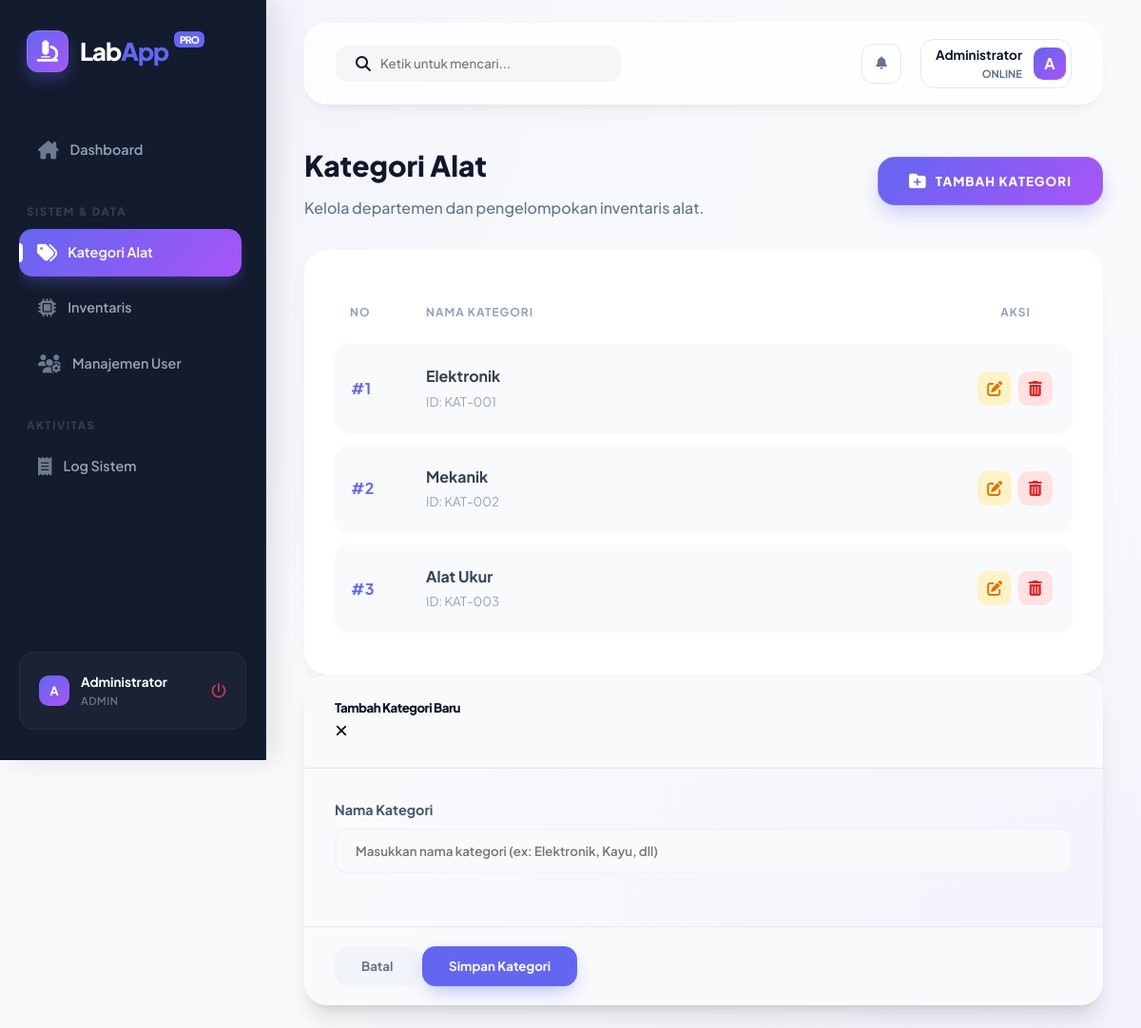
The app's page /public/kategori (signed in) with its own data.
### tables this page shows
CREATE TABLE `kategori` (
  `id_kategori` int(11) NOT NULL AUTO_INCREMENT,
  `nama_kategori` varchar(50) NOT NULL,
  PRIMARY KEY (`id_kategori`)
);

### app/core/Controller.php (called while the page is built, shortened)
<?php
class Controller {
    public function view($view, $data = []) {
        require_once '../app/views/' . $view . '.php';
    }
    public function model($model) {
        return new $model;
    }
}

### app/controllers/Kategori.php (called while the page is built, shortened)
<?php
class Kategori extends Controller {
    public function index() {
        $data['judul'] = 'Daftar Kategori';
        $data['kategori'] = $this->model('Kategori_model')->getAllKategori();
        $this->view('kategori/index', $data);
    }
}

### app/core/App.php (called while the page is built, shortened)
<?php
class App {
    protected $method = 'index';
    protected $params = [];
    public function __construct() {
        $this->controller = new $this->controller;
        call_user_func_array([$this->controller, $this->method], $this->params);
    }
}

### public/index.php (called while the page is built, shortened)
<?php
$app = new App;

### app/core/Database.php (called while the page is built, shortened)
<?php
class Database {
    private $host = DB_HOST;
    private $user = DB_USER;
    private $pass = DB_PASS;
    private $db_name = DB_NAME;
    private $dbh;
    private $stmt;
    public function __construct() {
        $dsn = 'mysql:host=' . $this->host . ';dbname=' . $this->db_name;
        $option = [
            PDO::ATTR_PERSISTENT => true,
            PDO::ATTR_ERRMODE => PDO::ERRMODE_EXCEPTION
        ];
        try {
            $this->dbh = new PDO($dsn, $this->user, $this->pass, $option);
        } catch(PDOException $e) {
            die($e->getMessage());
        }
    }
    public function query($query) {
        $this->stmt = $this->dbh->prepare($query);
    }
    public function execute() {
        $this->stmt->execute();
    }
    public function resultSet() {
        $this->execute();
        return $this->stmt->fetchAll(PDO::FETCH_ASSOC);
    }
}

### app/models/Kategori_model.php (called while the page is built, shortened)
<?php
class Kategori_model {
    private $table = 'kategori';
    private $db;
    public function __construct() {
        $this->db = new Database;
    }
    public function getAllKategori() {
        $this->db->query('SELECT * FROM ' . $this->table);
        return $this->db->resultSet();
    }
}

### app/views/kategori/index.php (the view, shortened to what this page needs)
<div style="display: flex; justify-content: space-between; align-items: center; margin-bottom: 2rem;">
    <div>
        <h1 style="font-size: 1.875rem; font-weight: 800; color: var(--dark); margin-bottom: 0.5rem;">Kategori Alat</h1>
        <p style="color: #64748b; font-weight: 500;">Kelola departemen dan pengelompokan inventaris alat.</p>
    </div>
    <button type="button" class="modern-btn btn-glass-primary tombolTambahDataKategori" data-toggle="modal" data-target="#formModalKategori"
            style="padding: 1rem 2rem; border-radius: 18px; background: linear-gradient(135deg, var(--primary), var(--secondary)); box-shadow: 0 10px 25px -5px rgba(99, 102, 241, 0.4); border: 1px solid rgba(255,255,255,0.1); transition: all 0.4s cubic-bezier(0.175, 0.885, 0.32, 1.275);">
        <i class="fas fa-folder-plus" style="font-size: 1.1rem;"></i>
        <span style="letter-spacing: 1px; font-weight: 800;">TAMBAH KATEGORI</span>
    </button>
</div>
<div class="modern-table-card">
    <div class="table-responsive">
        <table class="modern-table">
            <thead>
                <tr>
                    <th width="80px">No</th>
                    <th>Nama Kategori</th>
                    <th width="120px" style="text-align: center;">Aksi</th>
                </tr>
            </thead>
            <tbody>
                <?php $i = 1; foreach($data['kategori'] as $kg) : ?>
                <tr>
                    <td style="font-weight: 700; color: var(--primary);">#<?= $i++; ?></td>
                    <td>
                        <div style="font-weight: 700; color: #334155;"><?= $kg['nama_kategori']; ?></div>
                        <small style="color: #94a3b8;">ID: KAT-00<?= $kg['id_kategori']; ?></small>
                    </td>
                    <td style="text-align: center;">
                        <a href="<?= BASEURL; ?>/kategori/ubah/<?= $kg['id_kategori']; ?>"
                           class="action-link edit-link tampilModalUbahKategori"
                           data-toggle="modal"
                           data-target="#formModalKategori"
                           data-id="<?= $kg['id_kategori']; ?>"
                           title="Edit Kategori">
                            <i class="fas fa-pen-to-square"></i>
                        </a>
                        <a href="<?= BASEURL; ?>/kategori/hapus/<?= $kg['id_kategori']; ?>"
                           class="action-link delete-link"
                           onclick="return confirm('Yakin ingin menghapus kategori ini? Semua alat dalam kategori ini mungkin akan terpengaruh.');"
                           title="Hapus Kategori">
                            <i class="fas fa-trash-can"></i>
                        </a>
                    </td>
                </tr>
                <?php endforeach; ?>
            </tbody>
        </table>
    </div>
</div>
<div class="modal fade" id="formModalKategori" tabindex="-1" role="dialog" aria-labelledby="judulModalKategori" aria-hidden="true">
  <div class="modal-dialog modal-dialog-centered" role="document">
    <div class="modal-content">
      <div class="modal-header">
        <h5 class="modal-title" id="judulModalKategori">Tambah Kategori Baru</h5>
        <button type="button" class="close" data-dismiss="modal" aria-label="Close" style="background:none; border:none; font-size: 1.5rem;">
          <span aria-hidden="true">&times;</span>
        </button>
      </div>
      <form action="<?= BASEURL; ?>/kategori/tambah" method="post">
        <div class="modal-body">
            <div class="form-group">
                <label for="nama_kategori">Nama Kategori</label>
                <input type="text" class="form-control" id="nama_kategori" name="nama_kategori" placeholder="Masukkan nama kategori (ex: Elektronik, Kayu, dll)" required>
            </div>
        </div>
        <div class="modal-footer">
            <button type="button" class="modern-btn" data-dismiss="modal" style="background: #f1f5f9; color: #64748b;">Batal</button>
            <button type="submit" class="modern-btn btn-glass-primary">Simpan Kategori</button>
        </div>
      </form>
    </div>
  </div>
</div>

### public/css/style.css (style rules this page uses)
:root { --primary: #6366f1; --primary-glow: rgba(99, 102, 241, 0.4); --secondary: #a855f7; --accent: #f43f5e; --success: #10b981; --warning: #f59e0b; --danger: #ef4444; --dark: #0f172a; --background: #f8fafc; --surface: rgba(255, 255, 255, 0.8); --sidebar-width: 280px; --radius-xl: 24px; --radius-lg: 16px; --shadow-soft: 0 10px 25px -5px rgba(0, 0, 0, 0.05), 0 8px 10px -6px rgba(0, 0, 0, 0.05); --shadow-bold: 0 20px 25px -5px rgba(0, 0, 0, 0.1), 0 8px 10px -6px rgba(0, 0, 0, 0.1); --transition: all 0.4s cubic-bezier(0.16, 1, 0.3, 1); }
* { margin: 0; padding: 0; box-sizing: border-box; }
body { font-family: 'Plus Jakarta Sans', sans-serif; background-color: var(--background); color: var(--dark); line-height: 1.6; overflow-x: hidden; background-image: radial-gradient(at 0% 0%, rgba(99, 102, 241, 0.05) 0px, transparent 50%), radial-gradient(at 100% 100%, rgba(168, 85, 247, 0.05) 0px, transparent 50%); }
.modern-btn { padding: 0.8rem 1.75rem; border-radius: 14px; font-weight: 700; text-decoration: none; display: inline-flex; align-items: center; gap: 10px; transition: var(--transition); border: none; cursor: pointer; font-family: inherit; }
.btn-glass-primary { background: var(--primary); color: white; box-shadow: 0 8px 20px -6px rgba(99, 102, 241, 0.5); }
.modern-table-card { background: white; border-radius: var(--radius-xl); padding: 2rem; box-shadow: var(--shadow-soft); }
.modern-table { width: 100%; border-collapse: separate; border-spacing: 0 12px; }
.modern-table th { padding: 0.75rem 1rem; text-align: left; color: #94a3b8; font-weight: 700; text-transform: uppercase; font-size: 0.75rem; letter-spacing: 1px; }
.modern-table tr { transition: var(--transition); }
.modern-table td { padding: 1.25rem 1rem; background: #f8fafc; border-top: 1px solid transparent; border-bottom: 1px solid transparent; }
.modern-table td:first-child { border-radius: 16px 0 0 16px; border-left: 1px solid transparent; }
.modern-table td:last-child { border-radius: 0 16px 16px 0; border-right: 1px solid transparent; }
.modal-content { border-radius: var(--radius-xl); border: none; box-shadow: var(--shadow-bold); overflow: hidden; }
.modal-header { background: #f8fafc; border-bottom: 1px solid #e2e8f0; padding: 1.5rem 2rem; }
.modal-title { font-weight: 800; color: var(--dark); letter-spacing: -0.5px; }
.modal-body { padding: 2rem; }
.modal-footer { background: #f8fafc; border-top: 1px solid #e2e8f0; padding: 1.25rem 2rem; }
.form-group { margin-bottom: 1.5rem; }
.form-group label { display: block; margin-bottom: 0.5rem; font-weight: 700; color: #475569; font-size: 0.9rem; }
.form-control { width: 100%; padding: 0.8rem 1.25rem; background: #f8fafc; border: 2px solid #f1f5f9; border-radius: 12px; font-family: inherit; font-weight: 600; outline: none; transition: var(--transition); }
.action-link { width: 36px; height: 36px; border-radius: 10px; display: inline-flex; align-items: center; justify-content: center; text-decoration: none; transition: var(--transition); margin: 0 2px; }
.edit-link { background: #fef3c7; color: #d97706; }
.delete-link { background: #fee2e2; color: #dc2626; }

### records on screen
kategori: nama_kategori "Elektronik", id_kategori "1"
kategori: nama_kategori "Mekanik", id_kategori "2"
kategori: nama_kategori "Alat Ukur", id_kategori "3"

### other values on screen
substr($_SESSION['user_session']['nama_lengkap'], 0, 1) "A"
$_SESSION['user_session']['nama_lengkap'] "Administrator"
$_SESSION['user_session']['role'] "ADMIN"
explode(' ', $_SESSION['user_session']['nama_lengkap'])[0] "Administrator"
